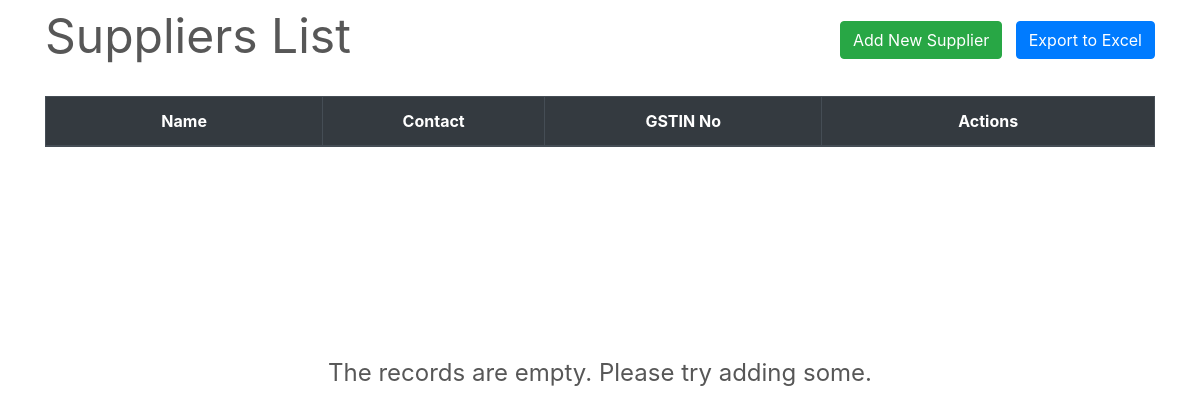
The app's page /transactions/suppliers/, older data.
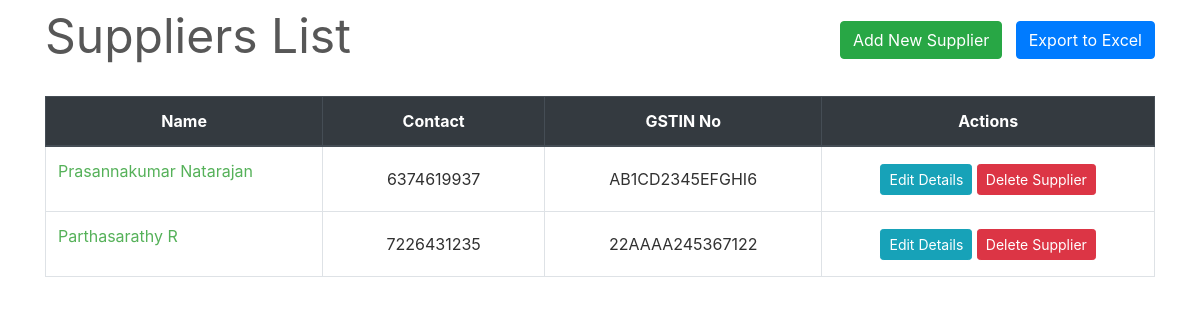
The same page, newer data.
### transactions/models.py (models this page shows, shortened)
class Supplier(models.Model):
    id = models.AutoField(primary_key=True)
    name = models.CharField(max_length=150)
    phone = models.CharField(max_length=12, unique=True)
    address = models.CharField(max_length=200)
    email = models.EmailField(max_length=254, unique=True)
    gstin = models.CharField(max_length=15, unique=True)
    is_deleted = models.BooleanField(default=False)

### transactions/views.py (the view)
class SupplierListView(ListView):
    model = Supplier
    template_name = "suppliers/suppliers_list.html"
    queryset = Supplier.objects.filter(is_deleted=False)
    paginate_by = 10

### transactions/templates/suppliers/suppliers_list.html (shortened to what this page needs)
{% extends "base.html" %}
{% load widget_tweaks %}
{% block content %}
    <div class="row" style="color: #575757; font-style: bold; font-size: 3rem;">
        <div class="col-md-8">Suppliers List</div>
        <div class="col-md-4">
            <div style="float:right;">
                 <a class="btn btn-success" href="{% url 'new-supplier' %}">Add New Supplier</a>
                 <button class="btn btn-primary" onclick="exportToExcel()">Export to Excel</button>
            </div>
        </div>
    </div>
    <br>
    <table class="table table-css table-hover table-bordered">
        <thead class="thead-dark align-middle">
            <tr>
                <th width="25%">Name</th>
                <th width="20%">Contact</th>
                <th width="25%">GSTIN No</th>
                <th width="30%">Actions</th>
            </tr>
        </thead>
{% if object_list %}
        <tbody>
            {% for supplier in object_list %}
            <tr>
                <td>
                    <p> <a href="{% url 'supplier' supplier.name %}">{{ supplier.name }}</a> </p>
                </td>
                <td class="align-middle"> {{ supplier.phone }} </td>
                <td class="align-middle"> {{ supplier.gstin }} </td>
                <td class="align-middle">
                    <div class="align-middle">
                        <a href="{% url 'edit-supplier' supplier.pk %}" class="btn btn-info btn-sm">Edit Details</a>
                        <a href="{% url 'delete-supplier' supplier.pk %}" class="btn btn-danger btn-sm">Delete Supplier</a>
                    </div>
                </td>
            </tr>
            {% endfor %}
        </tbody>
    </table>
{% else %}
    </table>
    <br><br><br><br><br><br><br><br>
    <div style="color: #575757; font-style: bold; font-size: 1.5rem; text-align: center;">The records are empty. Please try adding some.</div>
{% endif %}
{% endblock content %}

Row changes from the older to the newer data that the page shows:
added Supplier: name "Prasannakumar Natarajan", phone "6374619937", gstin "AB1CD2345EFGHI6"
added Supplier: name "Parthasarathy R", phone "7226431235", gstin "22AAAA245367122"
Text that changed along with them:
text no longer shown: "The records are empty. Please try adding some."
